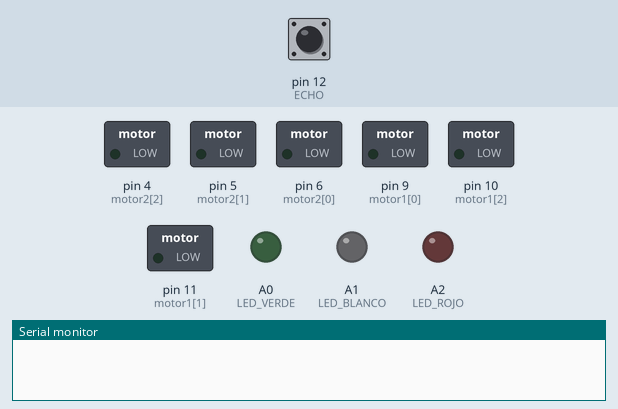
Simulated run of this sketch. Board: Arduino Uno, built with avr-gcc and run on an emulated ATmega328P. Shown: switched loads named in the sketch (green lamp = pin HIGH), output pins drawn as LEDs (lit = HIGH), the last lines printed to the serial monitor. The test bench sets the inputs (shaded band); at power-on: pin 12 (ECHO) LOW.

Above: at 0.1 s.
At 1.2 s:
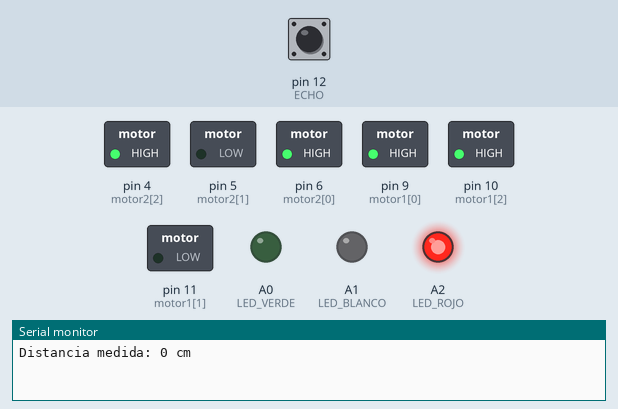
1.3 s: pin 12 (ECHO) pulsed HIGH 2 times (0.12 s each, 0.3 s apart)
At 1.7 s:
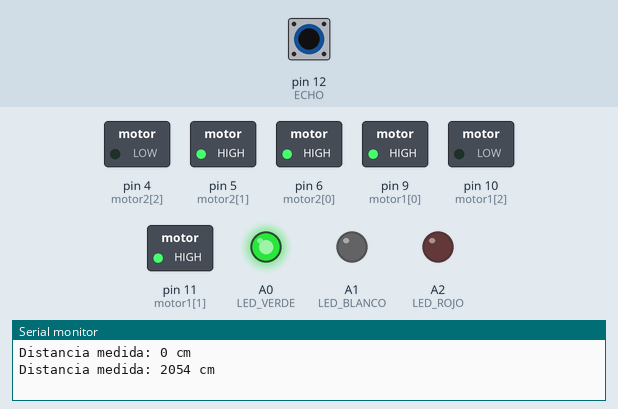
Timing chart, 0 to 4.3 s (numbered marks = the images above; inputs shaded):
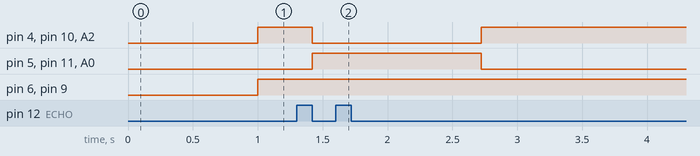

The sketch:

E1_sensorUltrasonico.ino
```cpp
//Definimos algunos pines importantes
#define TRIG 13 //Los pines para el sensor ultrasonico
#define ECHO 12
#define LED_VERDE A0 //Los pines para los LEDs
#define LED_BLANCO A1
#define LED_ROJO A2

//Declaramos dos motores a través del puente H L293D
byte motor1[3]={9,11,10};
byte motor2[3]={6,5,4};

void setup() {
  Serial.begin(9600); //Comunicación Serial
  for(int i=0;i<3;i++){ //Declaramos los pines de los motores como salidas
    pinMode(motor1[i],OUTPUT);
    pinMode(motor2[i],OUTPUT);
  }
  pinMode(LED_VERDE, OUTPUT); //Declaramos los pines de los LEDs como salidas
  pinMode(LED_BLANCO, OUTPUT);
  pinMode(LED_ROJO, OUTPUT);
}


void loop() {

  long distancia = medirDistancia(); //Definimos distancia como el número que nos regresa la función medirDistancia()

  //Abrimos un if para comprobar si la distancia es mayor o menor a 20 cm
  if(distancia > 20) {
    moverMotores(255, 1, 1); //Los motores giran hacia la derecha

    //Apartado de LEDs
    digitalWrite(LED_VERDE, HIGH); //Se enciende Led verde
    digitalWrite(LED_BLANCO, LOW);
    digitalWrite(LED_ROJO, LOW);
  }
  else{
    moverMotores(255, 0, 0); //Los motores giran hacia la izquierda

    //Apartado de LEDs
    digitalWrite(LED_VERDE, LOW);
    digitalWrite(LED_BLANCO, LOW);
    digitalWrite(LED_ROJO, HIGH); //Se enciende Led rojo
  }

  //Imprimir distancia en el monitor
  Serial.print("Distancia medida: ");
  Serial.print(distancia);
  Serial.println(" cm");
}


//Creamos la función medirDistancia() que devolverá un valor de tipo long
long medirDistancia() {
  digitalWrite(TRIG, LOW);
  delayMicroseconds(2);
  digitalWrite(TRIG, HIGH);
  delayMicroseconds(10);
  digitalWrite(TRIG, LOW);

  long t = pulseIn(ECHO, HIGH);
  // Calcula la distancia en centímetros
  long distancia = (t/29.2)/2;

  return distancia;
}


//Creamos la función moverMotores que recibirá tres valores enteros
void moverMotores(int velocidad, int M1, int M2) {
  analogWrite(motor1[0], velocidad);
  digitalWrite(motor1[1], M1);
  digitalWrite(motor1[2], !M1);
  analogWrite(motor2[0], velocidad);
  digitalWrite(motor2[1], M2);
  digitalWrite(motor2[2], !M2);
}
```

Measured:
- after the input at 1.3 s, pin 4 (motor2[2]), pin 10 (motor1[2]), A2 (LED_ROJO): HIGH → LOW after 0.12 s, → HIGH 1.3 s later; pin 5 (motor2[1]), pin 11 (motor1[1]), A0 (LED_VERDE): LOW → HIGH after 0.12 s, → LOW 1.3 s later
